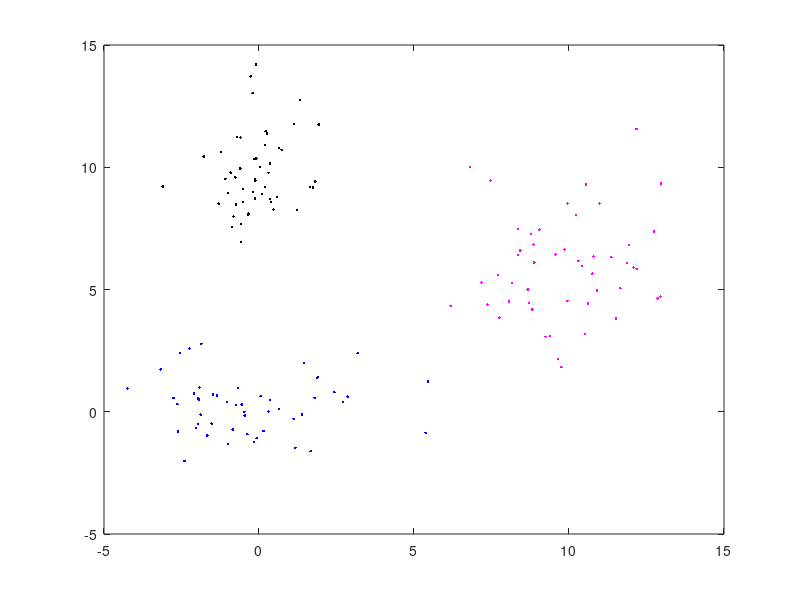

The MATLAB source for this figure: (Note: this script raises an error after producing the figure.)
%Construir 3 agrupamentos

nc=50;

%Agrupamento 1
X1 = randn(nc,1).*2;
Y1 = randn(nc,1);

%Agrupamento 2
X2 = randn(nc,1);
Y2 = randn(nc,1)*2+10;

%Agrupamento 3
X3 = randn(nc,1).*2+10;
Y3 = randn(nc,1).*2+6;

X = [X1;X2;X3];
Y = [Y1;Y2;Y3];
XY = [X';Y'];
n = length(X);

figure(1);
plot(X1,Y1,'b.',X2,Y2,'k.',X3,Y3,'m.');


c=3;
niter=20;
[U,V]=k_means(niter,c,XY,1,V);

%Visualizar zona de abrangencia dos agrupamentos

[X1,X2]=meshgrid(-10:0.1:15);
[nx,ny] = size(X1);
X = [reshape(X1,1,nx*ny);reshape(X2,1,nx*ny)]
[U,V]=k_means(0,c,X,[],V);

for i=1:c
    figure(i+1);
    UC = reshape(U(i,:),nx,ny)*255;
    imshow(uint8(UC));
end